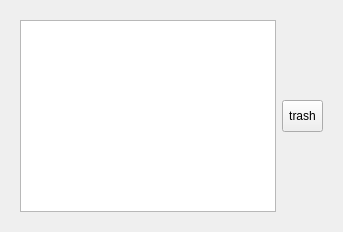
                <widget class="QWidget" name="tab_15">
                 <attribute name="icon">
                  <iconset>
                   <normaloff>命令行.svg</normaloff>命令行.svg</iconset>
                 </attribute>
                 <attribute name="title">
                  <string>控制台</string>
                 </attribute>
                 <layout class="QGridLayout" name="gridLayout_29">
                  <item row="0" column="0">
                   <widget class="QWidget" name="widget" native="true">
                    <layout class="QHBoxLayout" name="horizontalLayout_2">
                     <item>
                      <widget class="QTextBrowser" name="textBrowser_stdout_console">
                       <property name="maximumSize">
                        <size>
                         <width>950</width>
                         <height>350</height>
                        </size>
                       </property>
                      </widget>
                     </item>
                     <item>
                      <widget class="QToolButton" name="toolButton_trash">
                       <property name="enabled">
                        <bool>true</bool>
                       </property>
                       <property name="sizePolicy">
                        <sizepolicy hsizetype="Fixed" vsizetype="Fixed">
                         <horstretch>0</horstretch>
                         <verstretch>0</verstretch>
                        </sizepolicy>
                       </property>
                       <property name="minimumSize">
                        <size>
                         <width>32</width>
                         <height>32</height>
                        </size>
                       </property>
                       <property name="baseSize">
                        <size>
                         <width>16</width>
                         <height>16</height>
                        </size>
                       </property>
                       <property name="text">
                        <string>trash</string>
                       </property>
                       <property name="icon">
                        <iconset>
                         <normaloff>trash.svg</normaloff>trash.svg</iconset>
                       </property>
                      </widget>
                     </item>
                    </layout>
                   </widget>
                  </item>
                 </layout>
                </widget>
